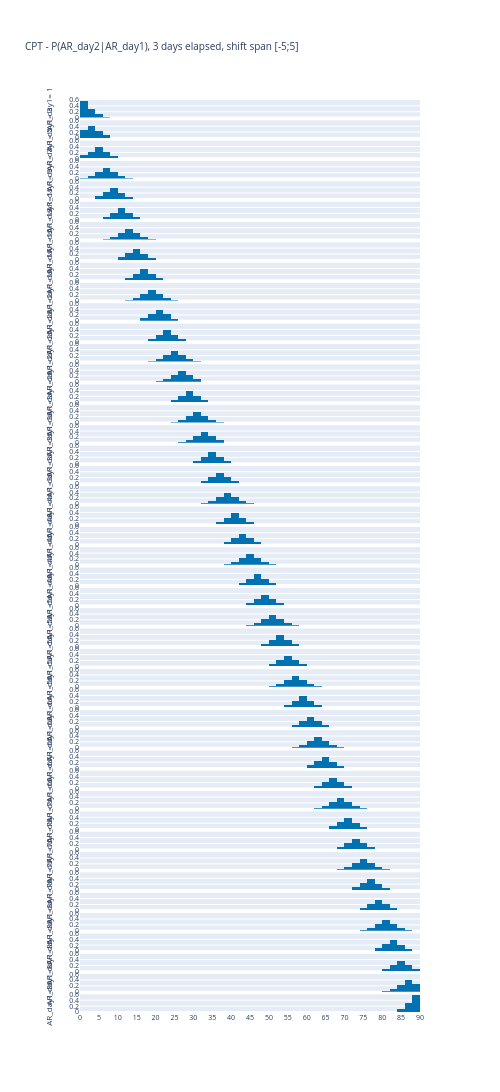

Notebook code cell kept with this figure:
### Code cell
de = 3
fig, title = cpth.plot_2d_cpt(cpt[:, :, de - 1], AR2, AR1, 3000, invert=False)
# Update font
title =  title + f", {de} days elapsed, shift span [-5;5]"
fig.update_layout(font=dict(size=7), title = title)
fig.show()

# Save figure
fig.write_image(
    f"{dh.get_path_to_main()}/PlotsBreathe/Interconnecting_ARs_entries/{title}.pdf"
)
